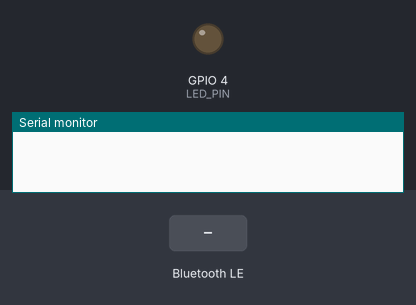
Bench run of a sketch on a simulated ESP32-S3. Shown: output pins drawn as LEDs (lit = HIGH), the last lines printed to the serial monitor. Inputs (shaded band) come from the test bench. Nothing arrives over Bluetooth unless stated; a phone connects over Bluetooth LE 3 s after start.

Above: at 1.2 s.
1.3 s: Bluetooth LE write "5" received
At 2.3 s:
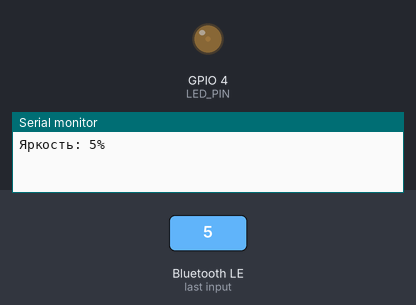
2.8 s: Bluetooth LE write "90" received
At 3.5 s:
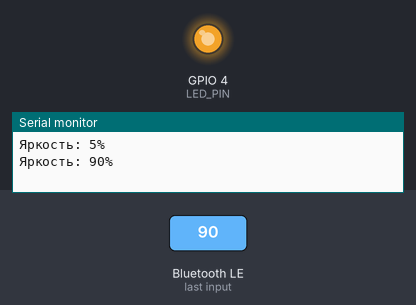
Timing chart, 0 to 5.8 s (numbered marks = the images above; inputs shaded):
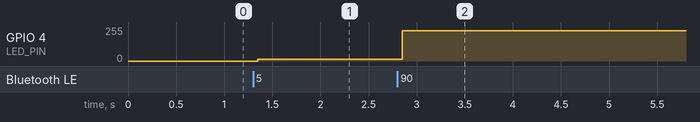

The sketch:

l12_ble.ino
```cpp
#include <BLEDevice.h>
#include <BLEServer.h>

#define SERVICE_UUID "4fafc201-1fb5-459e-8fcc-c5c9c331914b"
#define LEVEL_UUID   "beb5483e-36e1-4688-b7f5-ea07361b26a8"

const int LED_PIN = 4;

class LevelCallbacks : public BLECharacteristicCallbacks {
  void onWrite(BLECharacteristic* c) override {
    String v = c->getValue();                   // текст от телефона, например "75"
    int level = constrain(v.toInt(), 0, 100);   // проверяем диапазон до применения
    ledcWrite(LED_PIN, level * 255 / 100);
    Serial.printf("Яркость: %d%%\n", level);
  }
};

void setup() {
  Serial.begin(115200);
  ledcAttach(LED_PIN, 5000, 8);

  BLEDevice::init("ESP32-S3-Lab");              // имя, которое увидит телефон
  BLEServer* server = BLEDevice::createServer();
  BLEService* service = server->createService(SERVICE_UUID);
  BLECharacteristic* level = service->createCharacteristic(
      LEVEL_UUID, BLECharacteristic::PROPERTY_READ | BLECharacteristic::PROPERTY_WRITE);
  level->setCallbacks(new LevelCallbacks());
  level->setValue("0");
  service->start();

  BLEDevice::getAdvertising()->addServiceUUID(SERVICE_UUID);
  BLEDevice::startAdvertising();                // плата видна в списке устройств
}

void loop() { delay(1000); }
```

Measured:
- after the input at 1.3 s, GPIO 4 (LED_PIN): 0/255 → 12/255 after 0.05 s
- after the input at 2.8 s, GPIO 4 (LED_PIN): 12/255 → 228/255 after 0.05 s
